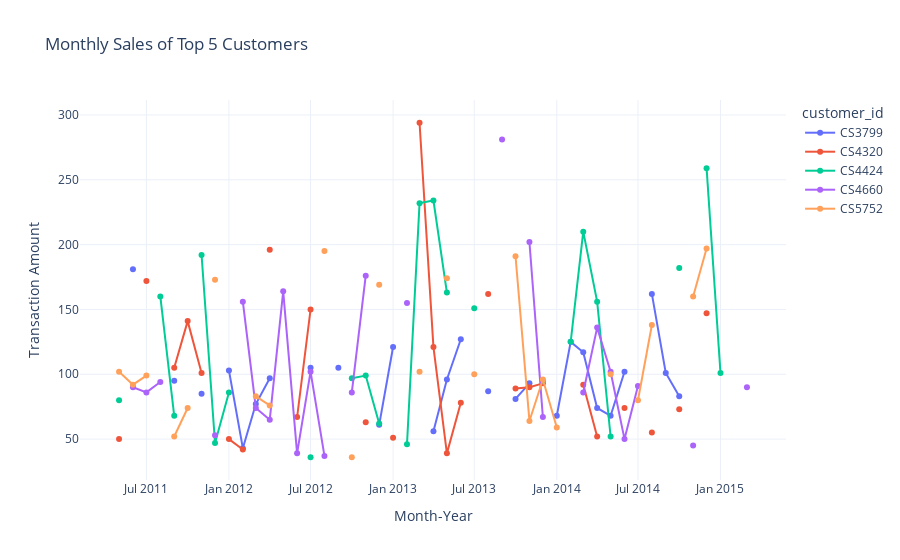

Notebook source saved alongside this figure:
### Code cell
import pandas as pd
import plotly.express as px
df['month_year'] = df['trans_date'].dt.to_period('M')
monetary = df.groupby('customer_id')['tran_amount'].sum()
top_5_customers = monetary.sort_values(ascending=False).head(5).index
top_customers_df = df[df['customer_id'].isin(top_5_customers)]
top_customers_sales = top_customers_df.groupby(['customer_id', 'month_year'])['tran_amount'].sum().unstack(level=0)
top_customers_sales.index = top_customers_sales.index.to_timestamp()
fig = px.line(top_customers_sales, x=top_customers_sales.index, y=top_customers_sales.columns,
              title='Monthly Sales of Top 5 Customers',
              labels={'value': 'Transaction Amount', 'month_year': 'Month-Year'},
              markers=True)
fig.update_layout(template='plotly_white', xaxis_title='Month-Year', yaxis_title='Transaction Amount')
fig.show()
fig.write_html('top_5_cust_plot.html')

### Figure 1 — Plotly figure (JSON) as saved in the notebook; plotly's stock layout.template omitted (floating-point values rounded to 4 significant figures)
{"data": [{"hovertemplate": "customer_id=CS3799<br>Month-Year=%{x}<br>Transaction Amount=%{y}<extra></extra>", "legendgroup": "CS3799", "line": {"color": "#636efa", "dash": "solid"}, "marker": {"symbol": "circle"}, "mode": "lines+markers", "name": "CS3799", "orientation": "v", "showlegend": true, "type": "scatter", "x": ["2011-05-01T00:00:00", "2011-06-01T00:00:00", "2011-07-01T00:00:00", "2011-08-01T00:00:00", "2011-09-01T00:00:00", "2011-10-01T00:00:00", "2011-11-01T00:00:00", "2011-12-01T00:00:00", "2012-01-01T00:00:00", "2012-02-01T00:00:00", "2012-03-01T00:00:00", "2012-04-01T00:00:00", "2012-05-01T00:00:00", "2012-06-01T00:00:00", "2012-07-01T00:00:00", "2012-08-01T00:00:00", "2012-09-01T00:00:00", "2012-10-01T00:00:00", "2012-11-01T00:00:00", "2012-12-01T00:00:00", "2013-01-01T00:00:00", "2013-02-01T00:00:00", "2013-03-01T00:00:00", "2013-04-01T00:00:00", "2013-05-01T00:00:00", "2013-06-01T00:00:00", "2013-07-01T00:00:00", "2013-08-01T00:00:00", "2013-09-01T00:00:00", "2013-10-01T00:00:00", "2013-11-01T00:00:00", "2013-12-01T00:00:00", "2014-01-01T00:00:00", "2014-02-01T00:00:00", "2014-03-01T00:00:00", "2014-04-01T00:00:00", "2014-05-01T00:00:00", "2014-06-01T00:00:00", "2014-07-01T00:00:00", "2014-08-01T00:00:00", "2014-09-01T00:00:00", "2014-10-01T00:00:00", "2014-11-01T00:00:00", "2014-12-01T00:00:00", "2015-01-01T00:00:00", "2015-03-01T00:00:00"], "xaxis": "x", "y": [null, 181, null, null, 95, null, 85, null, 103, 43, 77, 97, null, null, 105, null, 105, null, null, 61, 121, null, null, 56, 96, 127, null, 87, null, 81, 93, null, 68, 125, 117, 74, 68, 102, null, 162, 101, 83, null, null, null, null], "yaxis": "y"}, {"hovertemplate": "customer_id=CS4320<br>Month-Year=%{x}<br>Transaction Amount=%{y}<extra></extra>", "legendgroup": "CS4320", "line": {"color": "#EF553B", "dash": "solid"}, "marker": {"symbol": "circle"}, "mode": "lines+markers", "name": "CS4320", "orientation": "v", "showlegend": true, "type": "scatter", "x": ["2011-05-01T00:00:00", "2011-06-01T00:00:00", "2011-07-01T00:00:00", "2011-08-01T00:00:00", "2011-09-01T00:00:00", "2011-10-01T00:00:00", "2011-11-01T00:00:00", "2011-12-01T00:00:00", "2012-01-01T00:00:00", "2012-02-01T00:00:00", "2012-03-01T00:00:00", "2012-04-01T00:00:00", "2012-05-01T00:00:00", "2012-06-01T00:00:00", "2012-07-01T00:00:00", "2012-08-01T00:00:00", "2012-09-01T00:00:00", "2012-10-01T00:00:00", "2012-11-01T00:00:00", "2012-12-01T00:00:00", "2013-01-01T00:00:00", "2013-02-01T00:00:00", "2013-03-01T00:00:00", "2013-04-01T00:00:00", "2013-05-01T00:00:00", "2013-06-01T00:00:00", "2013-07-01T00:00:00", "2013-08-01T00:00:00", "2013-09-01T00:00:00", "2013-10-01T00:00:00", "2013-11-01T00:00:00", "2013-12-01T00:00:00", "2014-01-01T00:00:00", "2014-02-01T00:00:00", "2014-03-01T00:00:00", "2014-04-01T00:00:00", "2014-05-01T00:00:00", "2014-06-01T00:00:00", "2014-07-01T00:00:00", "2014-08-01T00:00:00", "2014-09-01T00:00:00", "2014-10-01T00:00:00", "2014-11-01T00:00:00", "2014-12-01T00:00:00", "2015-01-01T00:00:00", "2015-03-01T00:00:00"], "xaxis": "x", "y": [50, null, 172, null, 105, 141, 101, null, 50, 42, null, 196, null, 67, 150, null, null, null, 63, null, 51, null, 294, 121, 39, 78, null, 162, null, 89, 90, 93, null, null, 92, 52, null, 74, null, 55, null, 73, null, 147, null, null], "yaxis": "y"}, {"hovertemplate": "customer_id=CS4424<br>Month-Year=%{x}<br>Transaction Amount=%{y}<extra></extra>", "legendgroup": "CS4424", "line": {"color": "#00cc96", "dash": "solid"}, "marker": {"symbol": "circle"}, "mode": "lines+markers", "name": "CS4424", "orientation": "v", "showlegend": true, "type": "scatter", "x": ["2011-05-01T00:00:00", "2011-06-01T00:00:00", "2011-07-01T00:00:00", "2011-08-01T00:00:00", "2011-09-01T00:00:00", "2011-10-01T00:00:00", "2011-11-01T00:00:00", "2011-12-01T00:00:00", "2012-01-01T00:00:00", "2012-02-01T00:00:00", "2012-03-01T00:00:00", "2012-04-01T00:00:00", "2012-05-01T00:00:00", "2012-06-01T00:00:00", "2012-07-01T00:00:00", "2012-08-01T00:00:00", "2012-09-01T00:00:00", "2012-10-01T00:00:00", "2012-11-01T00:00:00", "2012-12-01T00:00:00", "2013-01-01T00:00:00", "2013-02-01T00:00:00", "2013-03-01T00:00:00", "2013-04-01T00:00:00", "2013-05-01T00:00:00", "2013-06-01T00:00:00", "2013-07-01T00:00:00", "2013-08-01T00:00:00", "2013-09-01T00:00:00", "2013-10-01T00:00:00", "2013-11-01T00:00:00", "2013-12-01T00:00:00", "2014-01-01T00:00:00", "2014-02-01T00:00:00", "2014-03-01T00:00:00", "2014-04-01T00:00:00", "2014-05-01T00:00:00", "2014-06-01T00:00:00", "2014-07-01T00:00:00", "2014-08-01T00:00:00", "2014-09-01T00:00:00", "2014-10-01T00:00:00", "2014-11-01T00:00:00", "2014-12-01T00:00:00", "2015-01-01T00:00:00", "2015-03-01T00:00:00"], "xaxis": "x", "y": [80, null, null, 160, 68, null, 192, 47, 86, null, null, null, null, null, 36, null, null, 97, 99, 62, null, 46, 232, 234, 163, null, 151, null, null, null, null, 95, null, 125, 210, 156, 52, null, null, null, null, 182, null, 259, 101, null], "yaxis": "y"}, {"hovertemplate": "customer_id=CS4660<br>Month-Year=%{x}<br>Transaction Amount=%{y}<extra></extra>", "legendgroup": "CS4660", "line": {"color": "#ab63fa", "dash": "solid"}, "marker": {"symbol": "circle"}, "mode": "lines+markers", "name": "CS4660", "orientation": "v", "showlegend": true, "type": "scatter", "x": ["2011-05-01T00:00:00", "2011-06-01T00:00:00", "2011-07-01T00:00:00", "2011-08-01T00:00:00", "2011-09-01T00:00:00", "2011-10-01T00:00:00", "2011-11-01T00:00:00", "2011-12-01T00:00:00", "2012-01-01T00:00:00", "2012-02-01T00:00:00", "2012-03-01T00:00:00", "2012-04-01T00:00:00", "2012-05-01T00:00:00", "2012-06-01T00:00:00", "2012-07-01T00:00:00", "2012-08-01T00:00:00", "2012-09-01T00:00:00", "2012-10-01T00:00:00", "2012-11-01T00:00:00", "2012-12-01T00:00:00", "2013-01-01T00:00:00", "2013-02-01T00:00:00", "2013-03-01T00:00:00", "2013-04-01T00:00:00", "2013-05-01T00:00:00", "2013-06-01T00:00:00", "2013-07-01T00:00:00", "2013-08-01T00:00:00", "2013-09-01T00:00:00", "2013-10-01T00:00:00", "2013-11-01T00:00:00", "2013-12-01T00:00:00", "2014-01-01T00:00:00", "2014-02-01T00:00:00", "2014-03-01T00:00:00", "2014-04-01T00:00:00", "2014-05-01T00:00:00", "2014-06-01T00:00:00", "2014-07-01T00:00:00", "2014-08-01T00:00:00", "2014-09-01T00:00:00", "2014-10-01T00:00:00", "2014-11-01T00:00:00", "2014-12-01T00:00:00", "2015-01-01T00:00:00", "2015-03-01T00:00:00"], "xaxis": "x", "y": [null, 90, 86, 94, null, null, null, 53, null, 156, 74, 65, 164, 39, 102, 37, null, 86, 176, null, null, 155, null, null, null, null, null, null, 281, null, 202, 67, null, null, 86, 136, 102, 50, 91, null, null, null, 45, null, null, 90], "yaxis": "y"}, {"hovertemplate": "customer_id=CS5752<br>Month-Year=%{x}<br>Transaction Amount=%{y}<extra></extra>", "legendgroup": "CS5752", "line": {"color": "#FFA15A", "dash": "solid"}, "marker": {"symbol": "circle"}, "mode": "lines+markers", "name": "CS5752", "orientation": "v", "showlegend": true, "type": "scatter", "x": ["2011-05-01T00:00:00", "2011-06-01T00:00:00", "2011-07-01T00:00:00", "2011-08-01T00:00:00", "2011-09-01T00:00:00", "2011-10-01T00:00:00", "2011-11-01T00:00:00", "2011-12-01T00:00:00", "2012-01-01T00:00:00", "2012-02-01T00:00:00", "2012-03-01T00:00:00", "2012-04-01T00:00:00", "2012-05-01T00:00:00", "2012-06-01T00:00:00", "2012-07-01T00:00:00", "2012-08-01T00:00:00", "2012-09-01T00:00:00", "2012-10-01T00:00:00", "2012-11-01T00:00:00", "2012-12-01T00:00:00", "2013-01-01T00:00:00", "2013-02-01T00:00:00", "2013-03-01T00:00:00", "2013-04-01T00:00:00", "2013-05-01T00:00:00", "2013-06-01T00:00:00", "2013-07-01T00:00:00", "2013-08-01T00:00:00", "2013-09-01T00:00:00", "2013-10-01T00:00:00", "2013-11-01T00:00:00", "2013-12-01T00:00:00", "2014-01-01T00:00:00", "2014-02-01T00:00:00", "2014-03-01T00:00:00", "2014-04-01T00:00:00", "2014-05-01T00:00:00", "2014-06-01T00:00:00", "2014-07-01T00:00:00", "2014-08-01T00:00:00", "2014-09-01T00:00:00", "2014-10-01T00:00:00", "2014-11-01T00:00:00", "2014-12-01T00:00:00", "2015-01-01T00:00:00", "2015-03-01T00:00:00"], "xaxis": "x", "y": [102, 92, 99, null, 52, 74, null, 173, null, null, 83, 76, null, null, null, 195, null, 36, null, 169, null, null, 102, null, 174, null, 100, null, null, 191, 64, 96, 59, null, null, null, 100, null, 80, 138, null, null, 160, 197, null, null], "yaxis": "y"}], "layout": {"autosize": true, "legend": {"title": {"text": "customer_id"}, "tracegroupgap": 0}, "title": {"text": "Monthly Sales of Top 5 Customers"}, "xaxis": {"anchor": "y", "autorange": true, "domain": [0, 1], "range": ["2011-02-04 20:17:50.7132", "2015-05-25 03:42:09.2868"], "title": {"text": "Month-Year"}, "type": "date"}, "yaxis": {"anchor": "x", "autorange": true, "domain": [0, 1], "range": [14.71, 315.3], "title": {"text": "Transaction Amount"}, "type": "linear"}}}
